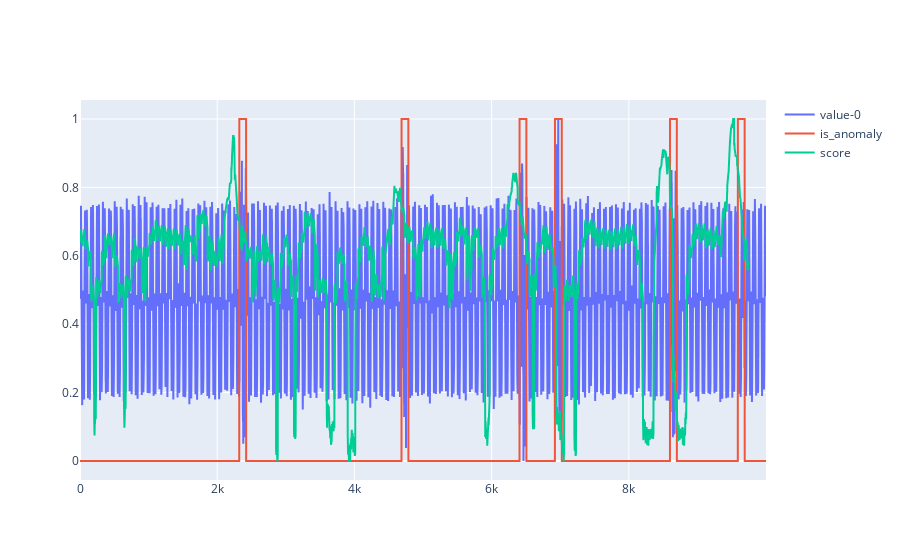

Source (notebook cell):
### Code cell
plot_ts(get_dataset("sinus-combined-diff-1"), get_score(Path("../anomaly_scores.ts")))

### Figure 1 — Plotly figure (JSON) as saved in the notebook; plotly's stock layout.template omitted (floating-point values rounded to 4 significant figures; data arrays with more than 128 entries replaced by an {"elided": "..."} marker saying what was removed)
{"data": [{"name": "value-0", "type": "scatter", "y": {"elided": "10000 float values"}}, {"name": "is_anomaly", "type": "scatter", "y": {"elided": "10000 int values"}}, {"name": "score", "type": "scatter", "y": {"elided": "9741 float values"}}], "layout": {}}
